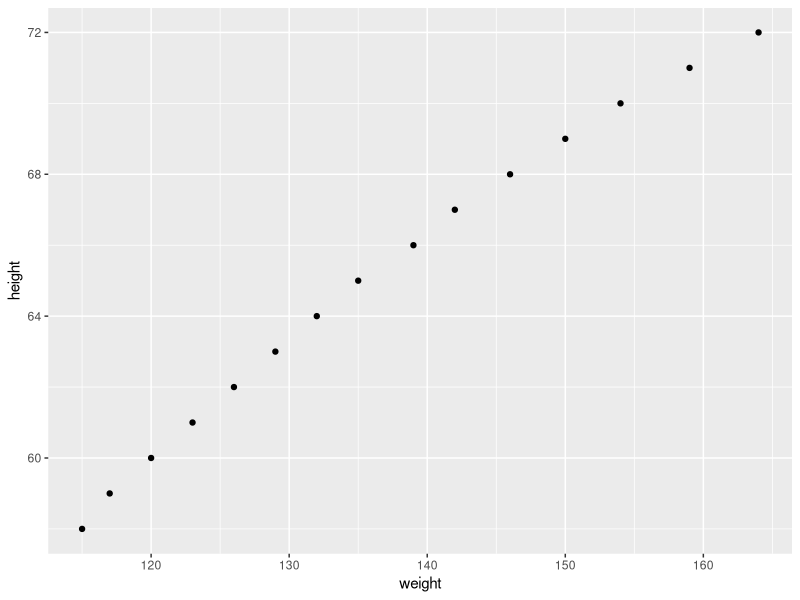
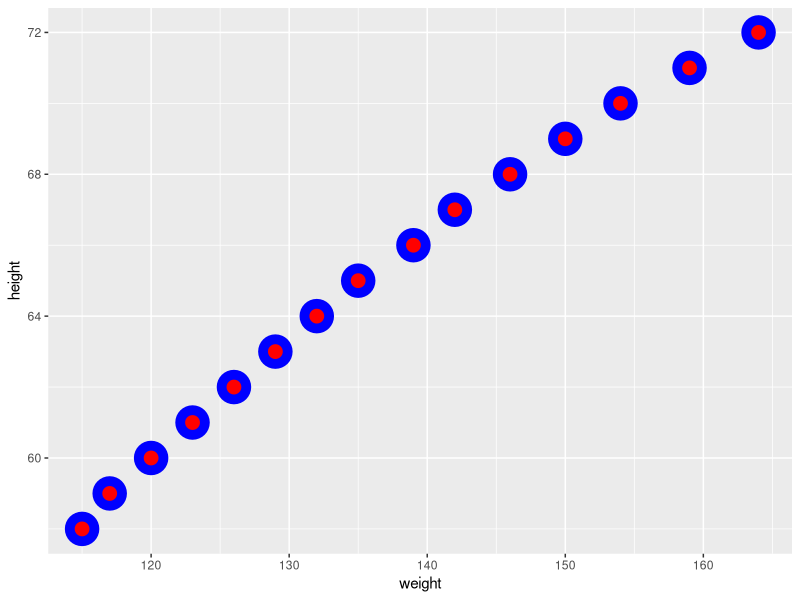

The R source for these figures, in order:
#This code chunk identifies my working directory 
#and sets it to where I want to save and fetch files
#TASK: fill in between the parentheses if needed. 
#If not needed, make the two lines a comment

getwd()
setwd()

#This brings the 'women' data into my environment from Base R (Run this)
women


#This code saves the women data as a dataframe with a new name
#TASK: Save the women dataset with a new name
women = c(1,2,3,4,5,6,7,8,9,10,11,12,13,14,15)
height = c(58,59,60,61,62,63,64,65,66,67,68,69,70,71,72)
weight = c(115,117,120,123,126,129,132,135,139,142,146,150,154,159,164)
women_frame <- data.frame(height, weight)
write.csv(women_frame, "c:\\users\\ashwin.madhusudan\\onedrive - spreetail\\Desktop\\Personal\\Files\\Personal\\McDaniel College\\ANA 505\\Week 3\\MyFirstDataFrame.csv", row.names = FALSE)


#This code chunk allows me to see the top 2 rows of my data
#TASK: Write the function that returns the top rows
head(women_frame,2)


#This code chunk shows me the internal structure 
#Task: Write the function that shows the number of rows, columns, column names, class of columns   
nrow(women_frame)
ncol(women_frame)
names(women_frame)
lapply(women_frame,class)


#This code chunk shows me some basic summary stats
#Such as Min, Max, Mean. Quartiles...
#Task: Write the function that gives summary stats
summary(women_frame)


#This allows me to apply the function to just one certain column
#Task: Write the function to return the Mean of just the height column
mean(women_frame$height)


#This allows me to save one column as its own object ('values' in the Environment)
#Task: Write the function to create an object for just the Weight column 
#and write the function to create an object for just the Height column 
#(these should show as values in the environment window, not as datasets)
weight_obj <- women_frame$weight
height_obj <- women_frame$height


#This takes the individual objects ('values' in the Environment) and creates a dataframe
#I can see the Data in the Environment 
#Task: Write the function to create a data.frame from the height and weight values you just created
new_women_frame = data.frame(weight_obj, height_obj)


#This code chunk creates a subset from my dataset
#Note that the subset only appears in the Console (not the Environment)
#Task: Write the function to create a subset of the data where the height is > 65
#If I wanted to save the subset, I would need to name it as done in the code above
done = subset(women_frame,height>65)


#This shows me how many rows are in my dataset and
#TASK: Write the function that returns the number of rows
nrow(women_frame)


#This shows me how many columns are in my dataset
#TASK: Write the function that returns the number of columns
ncol(women_frame)


#This also shows me how many rows and columns with just one function
#TASK: Write the function that returns the number of rows and columns with just one command
dim(women_frame)


#This code will install the ggplot2 package
#TASK: Write the function that installs the ggplot2 package
install.packages("ggplot2")


#This code calls the ggplot2 package so I can use its functions
#Task: Write the function that 'calls' the ggplot2 package
library("ggplot2")


#This produces a scatter plot of the height and weight columns
#Task: replace the dataset name and column names in the plot function below 
#to produce a scatter plot of height and weight
ggplot(women_frame, aes(x=weight, y=height)) + 
  geom_point()

#Optional 'Just for fun' TASK: Change the arguments for the geom point and see what happens to the plot
ggplot(women_frame, aes(x=weight, y=height)) + 
  geom_point(shape = 21, colour = "blue", fill = "red", size = 5, stroke = 5)
